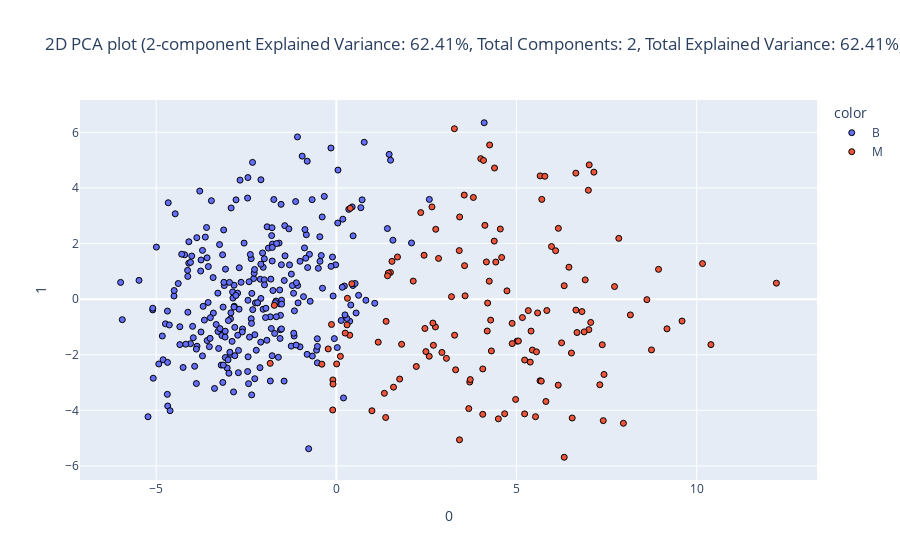

Source (notebook cell):
### Code cell
encoded_train_df, pca2d_train_df, encoded_test_df, pca2d_test_df = eda.dimensionality_reduction(train_df, test_df, identifier=id_features, categorical=categorical_features, continuous=continuous_features, target="Diagnosis", method="pca", plot_type="2d", components=2)

### Figure 1 — Plotly figure (JSON) as saved in the notebook; plotly's stock layout.template omitted (floating-point values rounded to 4 significant figures; data arrays with more than 128 entries replaced by an {"elided": "..."} marker saying what was removed)
{"data": [{"hovertemplate": "color=B<br>0=%{x}<br>1=%{y}<extra></extra>", "legendgroup": "B", "marker": {"color": "#636efa", "line": {"color": "Black", "width": 1}, "opacity": 1, "symbol": "circle"}, "mode": "markers", "name": "B", "orientation": "v", "showlegend": true, "type": "scatter", "x": {"elided": "271 float values"}, "xaxis": "x", "y": {"elided": "271 float values"}, "yaxis": "y"}, {"hovertemplate": "color=M<br>0=%{x}<br>1=%{y}<extra></extra>", "legendgroup": "M", "marker": {"color": "#EF553B", "line": {"color": "Black", "width": 1}, "opacity": 1, "symbol": "circle"}, "mode": "markers", "name": "M", "orientation": "v", "showlegend": true, "type": "scatter", "x": {"elided": "137 float values"}, "xaxis": "x", "y": {"elided": "137 float values"}, "yaxis": "y"}], "layout": {"legend": {"title": {"text": "color"}, "tracegroupgap": 0}, "title": {"text": "2D PCA plot (2-component Explained Variance: 62.41%, Total Components: 2, Total Explained Variance: 62.41%)"}, "xaxis": {"anchor": "y", "domain": [0, 1], "title": {"text": "0"}}, "yaxis": {"anchor": "x", "domain": [0, 1], "title": {"text": "1"}}}}
